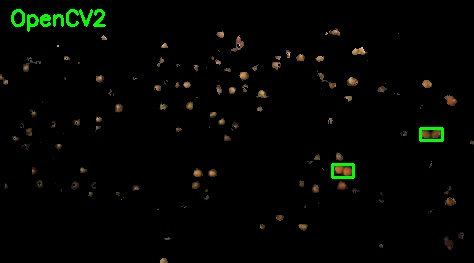
#> input picture FruitProject/11dec10-marchenilla-orange-trees.jpgwithcount126.jpg, 474 x 263 px, given in place of IMGIMG.jpg, which was not available
$ jupyter execute --allow-errors color_based_oranges_Count-Copy1.ipynb   (shell and % lines are left out)   (older library calls are emulated)
#> lines starting #> are read from the running program, lines starting #| are printed output that depends on the picture; pictures that were not available may be replaced by others from this repository, and a replacement may not be noted
[cell 1]
import cv2
import numpy as np
import glob
import matplotlib.pyplot as plt
import imageio
from PIL import Image
import pandas as pd

[cell 2]
list=(glob.glob("*.jpg"))
counter=0

[cell 3]
from skimage import io

[cell 4]
#img = imageio.imread(list[0])

np_im = imageio.imread("/Users/abhisheklomsh/Repositories/Sabudh/FruitProject/IMGIMG.jpg", as_gray=True)
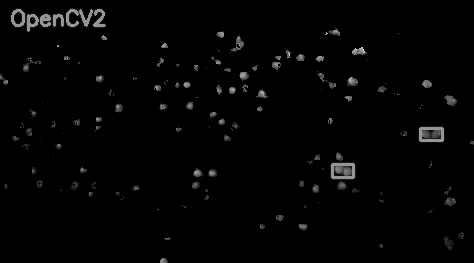
#> np_im: shape (263, 474) float32; min 0, max 229.9, mean 4

[cell 5]
np_im.tolist()
print(np_im.shape)
#| (263, 474)

[cell 6]
#a=np.histogram(img, bins=10, range=None, normed=None, weights=None, density=None)

[cell 7]
"""m=cv2.imread(list[0])
target=io.imread(m, as_grey=True)
img_HSV = cv2.cvtColor(target, cv2.COLOR_BGR2HSV)
#skin color range for hsv color space
#HSV_mask = cv2.inRange(img_HSV, (0, 80, 20), (25, 255, 255))
HSV_mask = cv2.inRange(img_HSV, (23, 59, 90), (34, 100, 100))
target = cv2.bitwise_and(m,m, mask=HSV_mask)"""

[cell 8]
np_im.tolist()
print(np_im.shape)
#| (263, 474)

[cell 9]
data = []
#> (the rest of this cell did not finish here and is left out)

[cell 10]
data = pd.DataFrame(data)

[cell 11]
data

[cell 12]
"""plt.bar(data)
#plt.hist(data,bins=100)
plt.title("Histogram with 'auto' bins")
plt.show()"""
plt.bar(data.index,data[0])
plt.show()
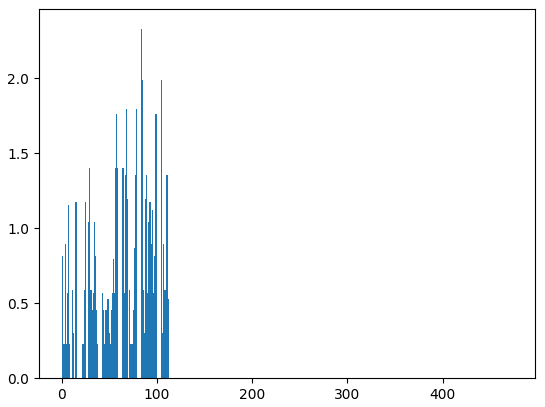
#> figure drawn by matplotlib, 1 panel; tallest bar 2.35 high, from x = 103.6 to 104.4

[cell 13]
data = data.mask(data < 0.4)

[cell 14]
data.fillna(0)

[cell 15]
plt.bar(data.index,data[0])
plt.show()
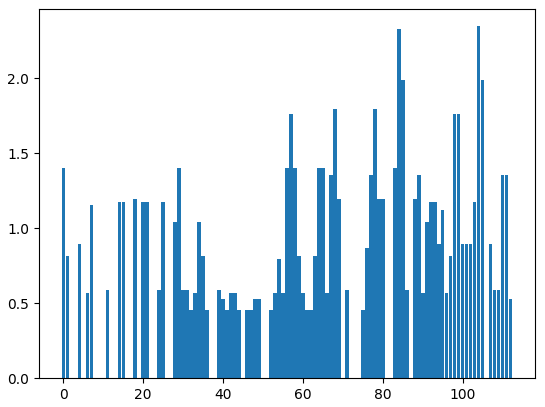
#> figure drawn by matplotlib, 1 panel; tallest bar 2.35 high, from x = 103.6 to 104.4

$ run again, on FruitProject/5a0e78f85014b9b4f37260c0a15a0099.jpgwithcount164.jpg
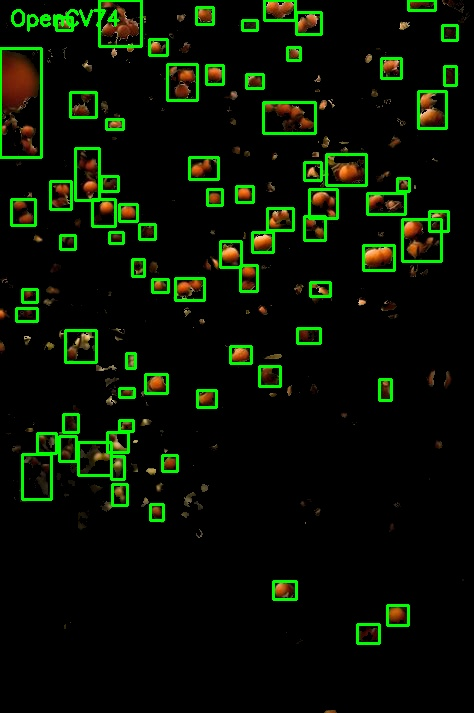
#> input picture FruitProject/5a0e78f85014b9b4f37260c0a15a0099.jpgwithcount164.jpg, 474 x 713 px, given in place of IMGIMG.jpg, which was not available
#> `np_im = imageio.imread("/Users/abhisheklomsh/Repositories/Sabudh/Fruit..`:
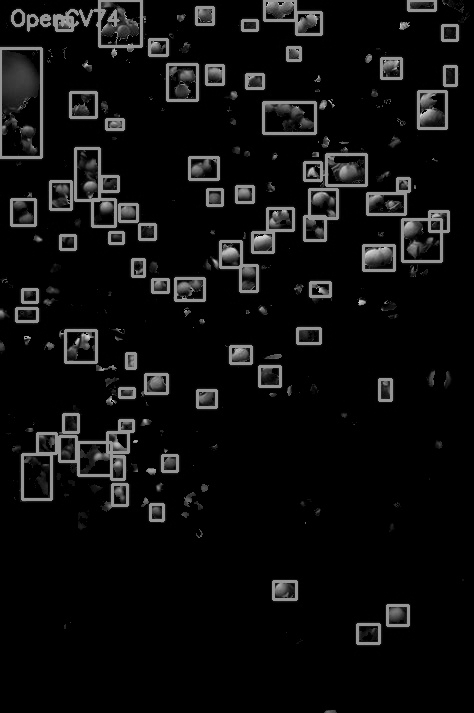
#> np_im: shape (713, 474) float32; min 0, max 225.3, mean 14
#| (713, 474)
#| (713, 474)
#> `plt.show()`:
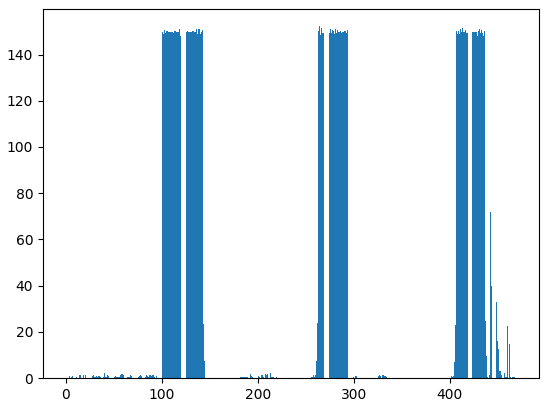
#> figure drawn by matplotlib, 1 panel; tallest bar 152.2 high, from x = 263.6 to 264.4

$ run again, on FruitProject/7113.jpgwithcount210.jpg
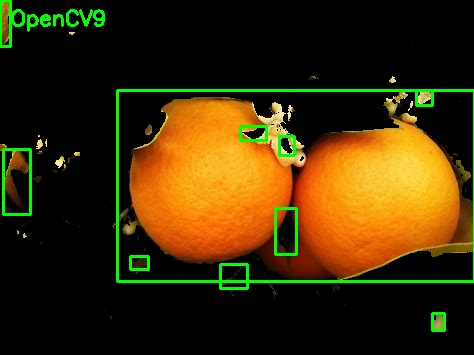
#> input picture FruitProject/7113.jpgwithcount210.jpg, 474 x 355 px, given in place of IMGIMG.jpg, which was not available
#> `np_im = imageio.imread("/Users/abhisheklomsh/Repositories/Sabudh/Fruit..`:
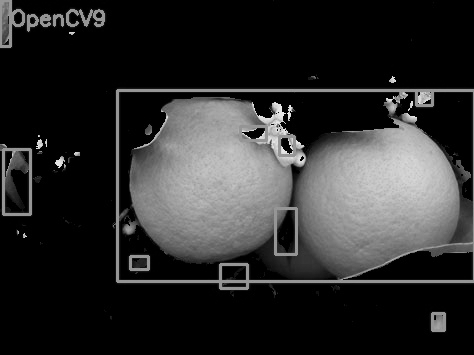
#> np_im: shape (355, 474) float32; min 0, max 242.1, mean 44.3
#| (355, 474)
#| (355, 474)
#> `plt.show()`:
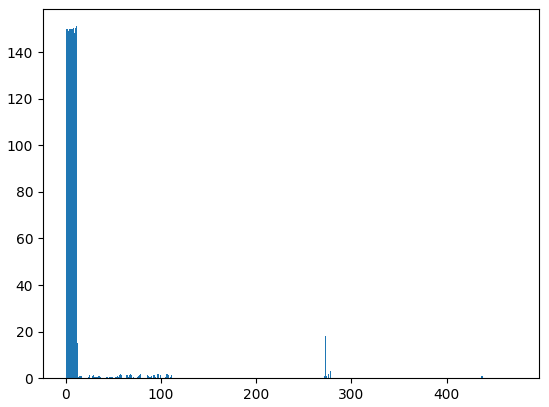
#> figure drawn by matplotlib, 1 panel; tallest bar 151.1 high, from x = 10.6 to 11.4
